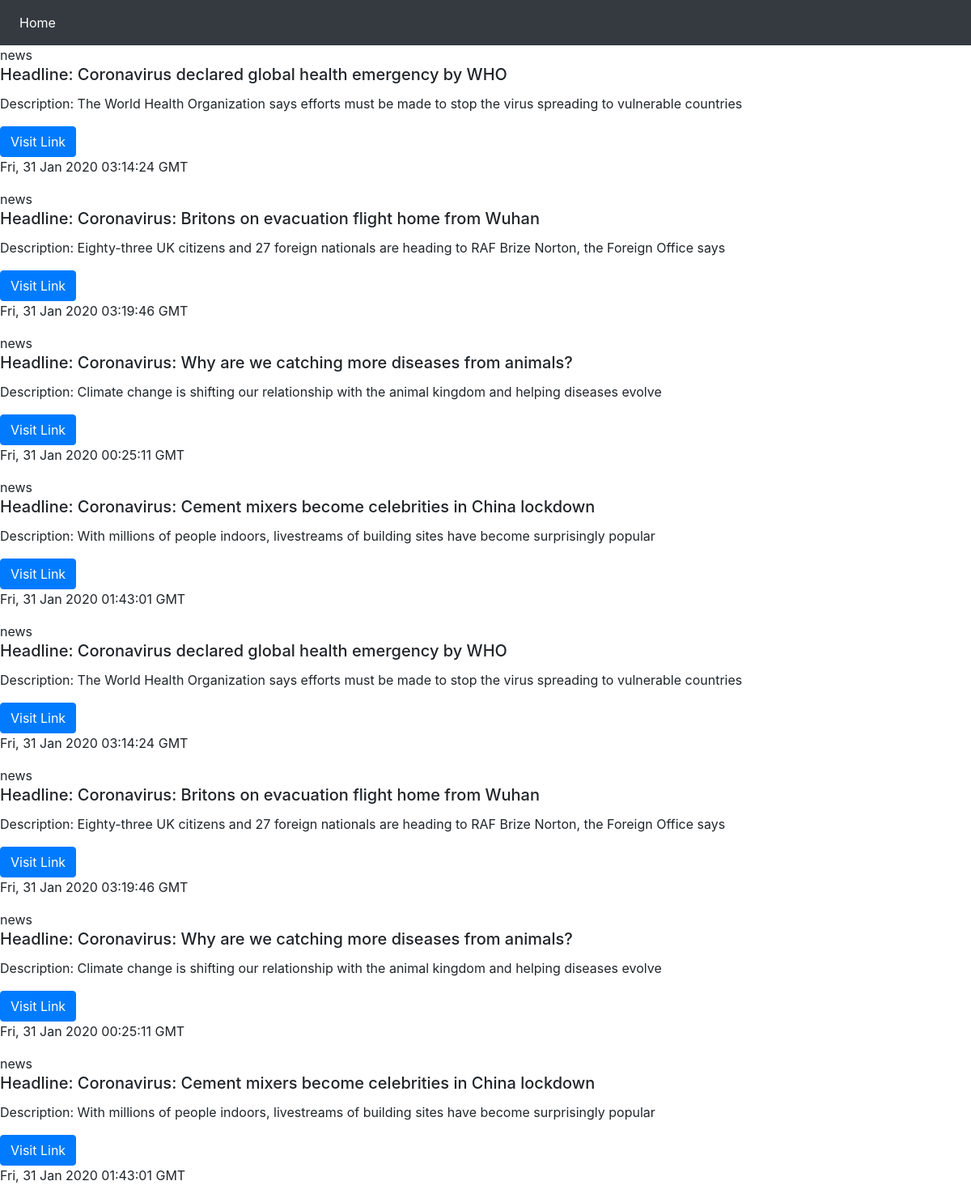
The page /cnnlist/ on the database its author committed.
### rss/models.py (models this page shows, shortened)
class Cnn(models.Model):
    title = models.CharField(max_length=200)
    time = models.CharField(max_length=100)
    content = models.TextField()
    link = models.CharField(max_length=200)

### rss/views.py (the view)
# urls.py: path('cnnlist/',views.showcnn,name='cnnlist'),
def showcnn(request):
    listcnn = Cnn.objects.all()
    return render(request,'rss/cnnlist.html',{'listcnn' : listcnn})

### rss/templates/rss/cnnlist.html (shortened to what this page needs)
{% extends 'rss/base.html' %}
{% block body %}
{% if listcnn %}
{% for item in listcnn %}
news
<h5 class="card-title">Headline: {{ item.title }}</h5>
<p class="card-text">Description: {{ item.content }}</p>
<a href="{{ item.link }}" class="btn btn-primary">Visit Link</a>
</div><p>{{ item.time }}</p>
{% endfor %}
{% endif %}
{% endblock %}

### rss/templates/rss/base.html (shortened to what this page needs)
<!DOCTYPE html>
<head>
<link rel="stylesheet" href="https://stackpath.bootstrapcdn.com/bootstrap/4.1.2/css/bootstrap.min.css">
</head>
<nav class="navbar navbar-expand-sm bg-dark navbar-dark">
<ul class="navbar-nav">
<li class="nav-item active">
<a class="nav-link" href="/">Home</a>
</ul>
</nav>
<body>
{% block body %}{% endblock %}
</body>
</html>

### rows shown on the page
Cnn: title "Coronavirus declared global health emergency by WHO", content "The World Health Organization says efforts must be made to stop the virus spreading to vulnerable countries", time "Fri, 31 Jan 2020 03:14:24 GMT"
Cnn: title "Coronavirus: Britons on evacuation flight home from Wuhan", content "Eighty-three UK citizens and 27 foreign nationals are heading to RAF Brize Norton, the Foreign Office says", time "Fri, 31 Jan 2020 03:19:46 GMT"
Cnn: title "Coronavirus: Why are we catching more diseases from animals?", content "Climate change is shifting our relationship with the animal kingdom and helping diseases evolve", time "Fri, 31 Jan 2020 00:25:11 GMT"
Cnn: title "Coronavirus: Cement mixers become celebrities in China lockdown", content "With millions of people indoors, livestreams of building sites have become surprisingly popular", time "Fri, 31 Jan 2020 01:43:01 GMT"
Cnn: title "Coronavirus declared global health emergency by WHO", content "The World Health Organization says efforts must be made to stop the virus spreading to vulnerable countries", time "Fri, 31 Jan 2020 03:14:24 GMT"
Cnn: title "Coronavirus: Britons on evacuation flight home from Wuhan", content "Eighty-three UK citizens and 27 foreign nationals are heading to RAF Brize Norton, the Foreign Office says", time "Fri, 31 Jan 2020 03:19:46 GMT"
Cnn: title "Coronavirus: Why are we catching more diseases from animals?", content "Climate change is shifting our relationship with the animal kingdom and helping diseases evolve", time "Fri, 31 Jan 2020 00:25:11 GMT"
Cnn: title "Coronavirus: Cement mixers become celebrities in China lockdown", content "With millions of people indoors, livestreams of building sites have become surprisingly popular", time "Fri, 31 Jan 2020 01:43:01 GMT"
